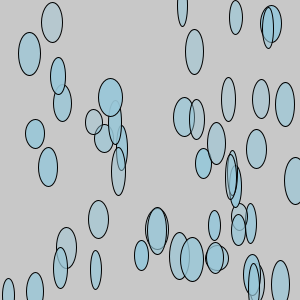
Frame 1 (no input)
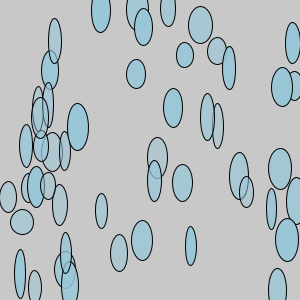
Frame 60 (the mouse pressed at the canvas centre just before this capture)
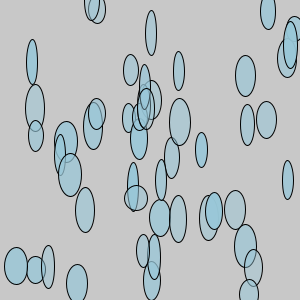
Frame 120 (the mouse held since frame 60 and released just before this capture)

The Processing sketch that drew these frames (run headless with seeded random() and noise(); from frame 60 on, the mouse is pressed at the canvas centre):

// Processing sketch: processing_40907
// ── processing_40907.pde

//creates the number of Drops
Drops[] myDrops = new Drops [50];

void setup()  {
  size(300, 300);
  colorMode(RGB);

 
  
  for (int i = 0; i < myDrops.length; i++)  {  //setup of array of Drops
    myDrops[i] = new Drops(random(width),random(height), random(10, 25), random(25, 50));
  }
}

void draw()  {
  background(200);
  for (int i = 0; i < myDrops.length; i++)  {
    
    myDrops[i].update();
    myDrops[i].display();
  }
}
  // creates class for Drops
class Drops  {
  // Drops variables
 float x;
 float y;
 float xsize;
 float ysize;
  //constructor defines how variables are used for Drops
 Drops(float x_, float y_, float xsize_, float ysize_)  {
   x = random (width);
   y = random (height);
   xsize =  random(10, 25);
   ysize =  random(25, 50);
 }

  void update()  {
   x = x + int(random (-1, 5));  //Drops move twice as much in y axis
   y = y + int(random (-1, 10));
   if (x > height) x = 0;     //returns Drops to drawing   
   if (y > width) y = 0;
  }

  void display()  {
   fill(153, 199, 216,random(100,255));
   ellipse (x, y, xsize, ysize);
  }
} 
  
